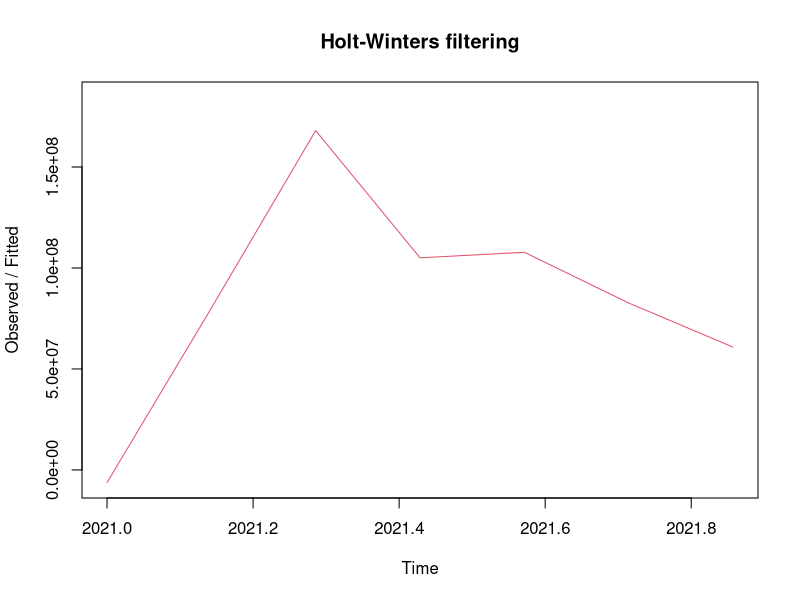

Write R code to recreate this figure. (Note: this script raises an error after producing the figure.)
install.packages("tidyverse")
library(tidyverse)
install.packages("ggplot2")
library(ggplot2)
sales_data <- read.csv("salesFinal.csv")
sales_ts <-ts(sales_data, start = 2020, frequency = 7)

# holt winter's
model1<- HoltWinters(sales_ts, seasonal = "additive")
plot(model1)

model2<- HoltWinters(sales_ts, seasonal = "multiplicative")
plot(model2)
